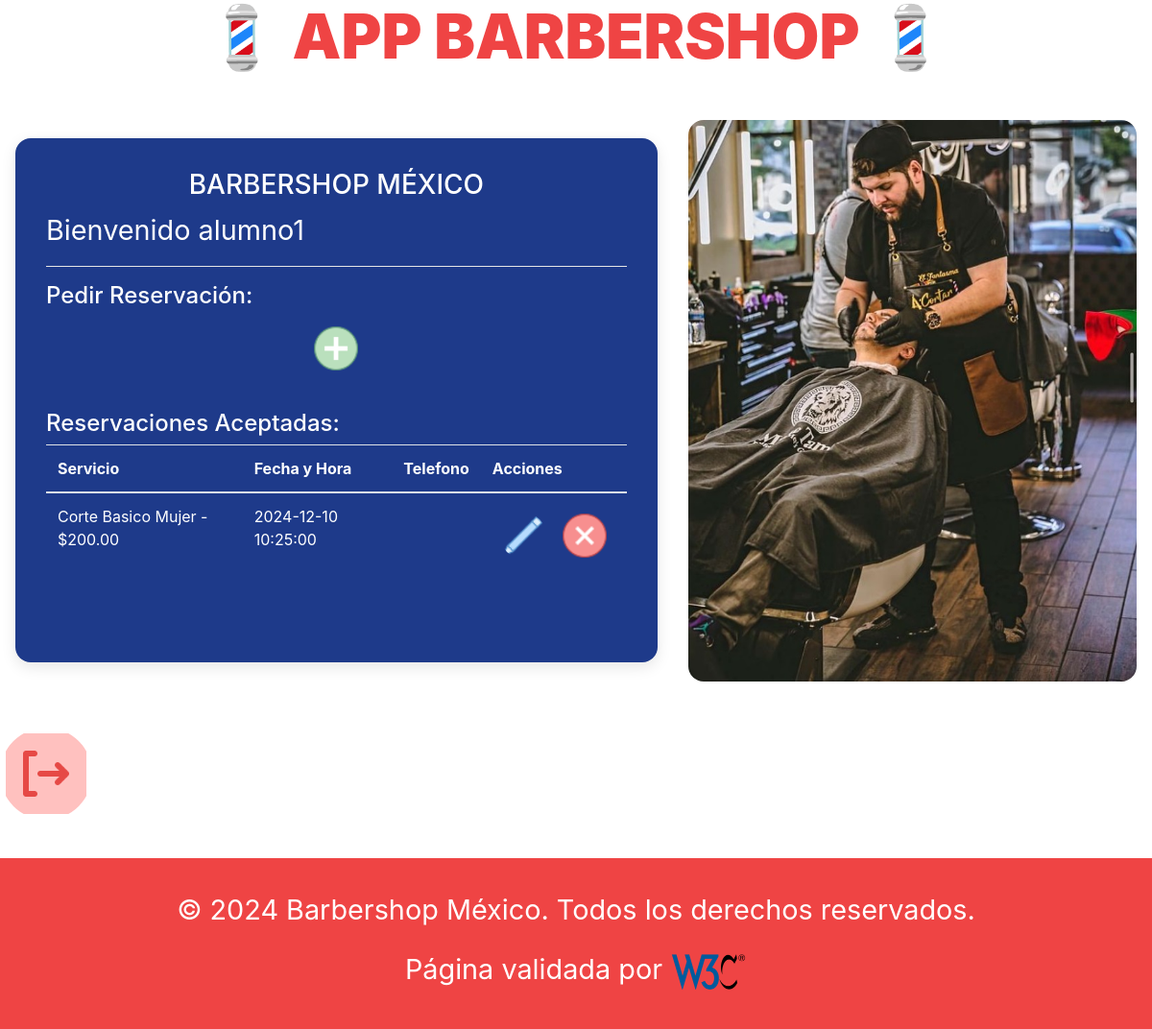
/UsuarioRegistrado/index.php (signed in), run on the app's committed database.
### tables this page shows
CREATE TABLE `reservaciones` (
  `idreservaciones` int NOT NULL AUTO_INCREMENT,
  `idusuario` int DEFAULT NULL,
  `idservicio` int DEFAULT NULL,
  `fechahora` datetime DEFAULT NULL,
  `estado` varchar(45) DEFAULT NULL,
  `telefono` varchar(12) DEFAULT NULL,
  PRIMARY KEY (`idreservaciones`),
  KEY `idusuario` (`idusuario`),
  KEY `idservicio` (`idservicio`),
  CONSTRAINT `reservaciones_ibfk_1` FOREIGN KEY (`idusuario`) REFERENCES `usuarios` (`idusuario`) ON UPDATE CASCADE,
  CONSTRAINT `reservaciones_ibfk_2` FOREIGN KEY (`idservicio`) REFERENCES `servicios` (`idservicios`) ON UPDATE CASCADE
);

CREATE TABLE `servicios` (
  `idservicios` int NOT NULL AUTO_INCREMENT,
  `nombre` varchar(50) DEFAULT NULL,
  `precio` decimal(5,2) DEFAULT NULL,
  PRIMARY KEY (`idservicios`)
);

### Static/connect/user.php (called while the page is built, shortened)
<?php
    $user = $_SESSION['usuario'];
?>

### UsuarioRegistrado/index.php (the view, shortened to what this page needs)
<?php include '../Static/connect/db.php'; ?>
<?php include '../Static/connect/user.php'; ?>
<?php include '../includes/header.php' ?>
<article class="entrada">
    <div class="entrada_contenido">
        <h3>BARBERSHOP MÉXICO</h3>
        <?php echo "<p>Bienvenido $user</p>" ?>
        <hr>
        <h4>Pedir Reservación:</h4>
        <a href="create.php" class="enlace-minimalista mb-4">
            <img src="../Static/img/create.png" class="volver">
        </a>
        <h4>Reservaciones Aceptadas:</h4>
        <table class="table table-hover">
            <thead>
                <tr>
                    <th>Servicio</th>
                    <th>Fecha y Hora</th>
                    <th>Telefono</th>
                    <th>Acciones</th>
                </tr>
            </thead>
            <tbody>
                <?php
                $id = $_SESSION['id'];
                $estado = "Activo";
                $query = "SELECT * FROM reservaciones WHERE estado = '$estado' AND idusuario = '$id'";
                $result_reservaciones = mysqli_query($conn, $query);
                while ($row = mysqli_fetch_array($result_reservaciones)) { ?>
                    <tr>
                        <td><?php
                            $query2 = "SELECT * FROM servicios WHERE idservicios = '" . $row['idservicio'] . "'";
                            $result_servicio = mysqli_query($conn, $query2);
                            $servicio = mysqli_fetch_array($result_servicio);
                            echo $servicio['nombre']." - $".$servicio['precio'];
                            ?></td>
                        <td><?php echo $row['fechahora'] ?></td>
                        <td><?php echo $row['telefono'] ?></td>
                        <td>
                            <div class="enlaces">
                                <a href="edit.php?id=<?php echo $row['idreservaciones']; ?>" class="enlace-minimalista">
                                    <img src="../Static/img/update.png" class="volver" alt="Update">
                                </a>
                                <a href="delete.php?id=<?php echo $row['idreservaciones']; ?>" class="enlace-minimalista">
                                    <img src="../Static/img/delete.png" class="volver" alt="Delete">
                                </a>
                            </div>
                        </td>
                    </tr>
                <?php } ?>
            </tbody>
        </table>
    </div>
    <div class="entrada__imagen">
        <picture>
            <img loading="lazy" src="../Static/img/3.jpg" alt="imagen blog">
        </picture>
    </div>
</article>
</div>
</div>
<a href="../Login/logout.php"><img src="../Static/img/logout.png" class="icon"></a>
<?php include '../includes/footer.php' ?>

### Static/css/app.css (style rules this page uses)
:root { --rojo: #EF4444; --azul: #1E3A8A; --blanco: #FFFFFF; --gris-claro: #F3F4F6; }
html, body { height: 100%; margin: 0; display: flex; flex-direction: column; }
*, *::before, *::after { box-sizing: inherit; }
body { font-family: 'Poppins', sans-serif; font-size: 1.6rem; background-color: var(--blanco); color: var(--azul); }
h1, h4 { text-align: center; }
hr { background-color: var(--blanco); }
h4 { font-weight: 700; font-size: 2rem; margin-bottom: 2rem; }
a { text-decoration: none; color: var(--azul); }
.entrada { display: flex; justify-content: center; align-items: center; gap: 2rem; margin: 2rem auto; max-width: 1200px; width: 100%; padding: 1rem; height: auto; margin: 2rem auto; }
.volver { width: 4rem; height: 4rem; border-radius: 50%; display: flex; justify-content: left; align-items: left; margin-bottom: 0.5rem; transition: transform 0.3s ease; }
.entrada__imagen { display: block; max-width: 40%; flex-shrink: 0; }
.entrada__imagen img { width: 100%; border-radius: 1rem; }
.entrada_contenido { padding: 2rem; background-color: var(--azul); color: var(--blanco); border-radius: 1rem; box-shadow: 0px 5px 15px rgba(0,0,0,0.1); flex: 1; }
.entrada_contenido img { padding: 0.5rem; transition: transform 0.3s ease; }
.entrada_contenido h3 { text-align: center; }
.entrada_contenido h4 { text-align: left; }
.enlaces { display: flex; justify-content: space-evenly; margin-bottom: 2rem; }
.enlace-minimalista { display: flex; flex-direction: column; align-items: center; text-align: center; font-weight: 700; text-decoration: none; color: var(--blanco); }
.icon { width: 6rem; height: 6rem; border-radius: 50%; display: flex; justify-content: center; align-items: center; margin-bottom: 0.5rem; transition: transform 0.3s ease; }
p { font-size: 1.8rem; margin-bottom: 1rem; }

### data on the page
reservaciones: idservicio.nombre "Corte Basico Mujer", idservicio.precio "200.00", fechahora "2024-12-10 10:25:00"

### other printed values
$user "alumno1"
